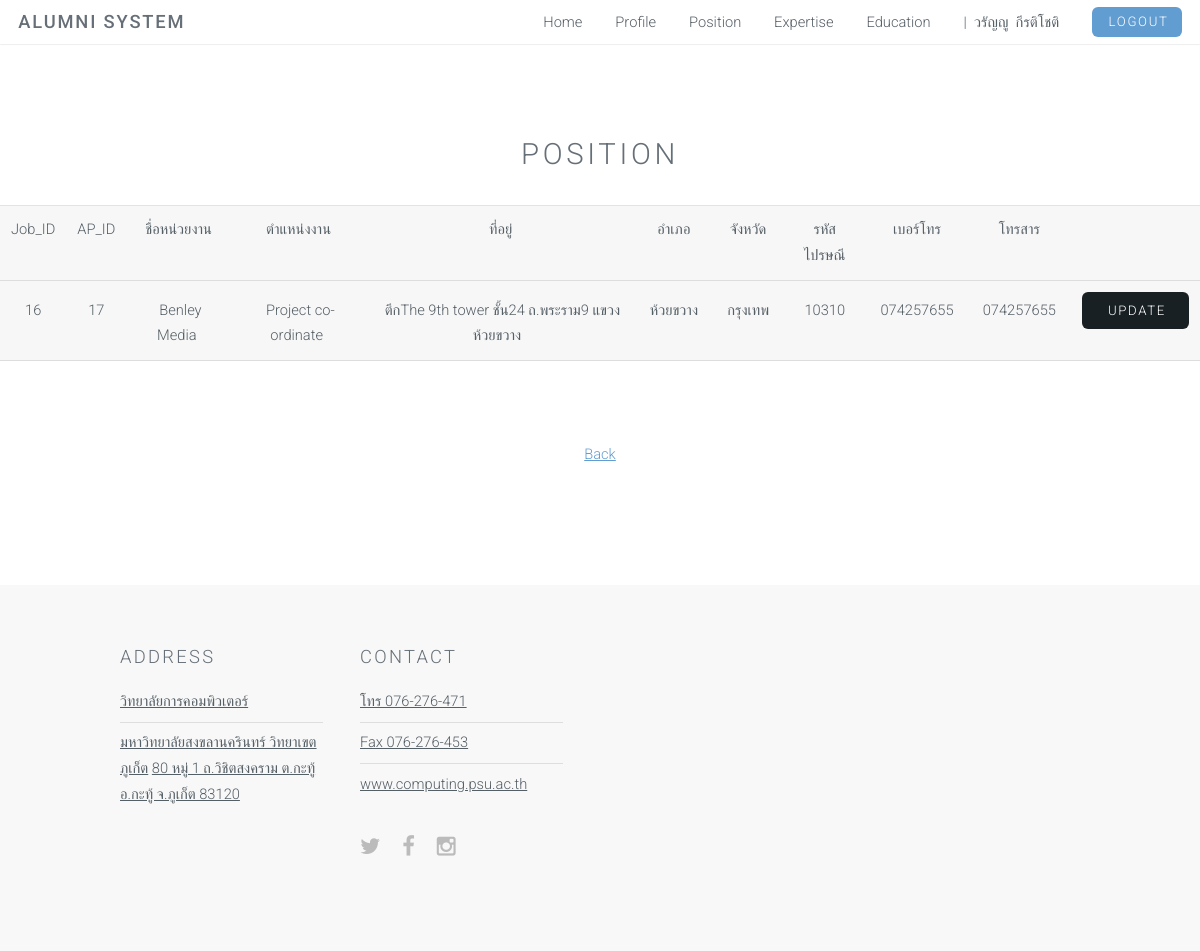
The page /update_c1.php (signed in) on the database its author committed.
### tables this page shows
CREATE TABLE IF NOT EXISTS `job` (
  `job_ID` int(20) NOT NULL AUTO_INCREMENT,
  `AP_ID` int(20) NOT NULL,
  `job_name` varchar(1000) DEFAULT NULL,
  `job_position` varchar(1000) DEFAULT NULL,
  `job_address` varchar(1000) DEFAULT NULL,
  `job_district` varchar(20) DEFAULT NULL,
  `job_citty` varchar(20) DEFAULT NULL,
  `job_addcode` int(5) DEFAULT NULL,
  `job_tell` int(9) UNSIGNED ZEROFILL DEFAULT NULL,
  `job_fax` int(9) UNSIGNED ZEROFILL DEFAULT NULL,
  PRIMARY KEY (`job_ID`,`AP_ID`)
);

### update_c1.php (the view, shortened to what this page needs)
<!DOCTYPE html>
<html>
	<head>
	</head>
	<body id="top">
		<?php include "headerout.php"; ?>
      <section id="main" class="wrapper style1">
				<header class="major">
					<h2>Position</h2>
          <?php
$connect = mysqli_connect("localhost","root","","testp");
mysqli_set_charset($connect,"utf8");
$sql = 'SELECT * FROM job  WHERE  AP_ID  = '.$_SESSION['user_id'].' ';
$result = mysqli_query($connect,$sql);
if (!$result) {
  echo mysqli_error()."<br>";
  die('Cant access database!');
}
else{
echo '<table border = "3" cellpading = "0"  align = "center">';
    echo '<tr>';
	echo '<td>Job_ID	</td>';
	echo '<td>AP_ID	</td>';
	echo '<td>ชื่อหน่วยงาน	</td>';
    echo '<td>ตำแหน่งงาน	</td>';
    echo '<td>ที่อยู่	</td>';
	echo '<td>อำเภอ	</td>';
	echo '<td>จังหวัด	</td>';
	echo '<td>รหัสไปรษณี	</td>';
	echo '<td>เบอร์โทร	</td>';
	echo '<td>โทรสาร	</td>';
	echo '<td>	</td>';
    echo '</tr>';
  while($row = mysqli_fetch_assoc($result)){
    echo '<form name = "frmupdate" action= "update_c2.php" method = "post">';
    echo '<tr>';
    while(list($key,$value) = each($row)){
      if($value == ''){
        echo '<td align=center>'.'&nbsp;'.'</td>';
      }
      else{
        echo '<td align=center>'.'&nbsp;'.$value.'&nbsp;'.'</td>';
      }
  }
        echo '<td align=center ><input type="submit" value="update"></td>';
        echo '</tr>';
        echo '</form>';
}
    echo '</table>';
	echo '<p align="center">';
	echo '<br><br>';
	echo '<a href="profession.php">Back</a>';
  }
 ?>
</section>
	<?php include "footer.php"; ?>
	</body>
</html>

### css/style.css (style rules this page uses)
body { background: #fff; }
body, input, select, textarea { color: #555f66; font-family: "Roboto", Helvetica, sans-serif; font-size: 14pt; font-weight: 300; line-height: 1.75em; }
a { color: #629DD1; text-decoration: underline; }
p { margin: 0 0 2em 0; }
h1, h2, h3, h4, h5, h6 { color: #666f77; font-weight: 300; line-height: 1em; margin: 0 0 1em 0; text-transform: uppercase; letter-spacing: 0.125em; }
h2 { font-size: 1.5em; line-height: 1.5em; }
header p { color: #bbb; position: relative; margin: 0 0 1.5em 0; }
header.major { text-align: center; margin: 0 0 4em 0; }
header.major h2 { font-size: 2em; }
form { margin: 0 0 2em 0; }
table { margin: 0 0 2em 0; width: 100%; }
table tbody tr { border: solid 1px rgba(144, 144, 144, 0.25); border-left: 0; border-right: 0; }
table tbody tr:nth-child(2n + 1) { background-color: rgba(144, 144, 144, 0.075); }
table td { padding: 0.75em 0.75em; }
input[type="submit"], input[type="reset"], input[type="button"], .button { -moz-appearance: none; -webkit-appearance: none; -o-appearance: none; -ms-appearance: none; appearance: none; -moz-transition: background-color 0.2s ease-in-out, color 0.2s ease-in-out; -webkit-transition: background-color 0.2s ease-in-out, color 0.2s ease-in-out; -o-transition: background-color 0.2s ease-in-out, color 0.2s ease-in-out; -ms-transition: background-color 0.2s ease-in-out, color 0.2s ease-in-out; transition: background-color 0.2s ease-in-out, color 0.2s ease-in-out; background-color: #192024; border-radius: 6px; border: 0; color: #ffffff !important; cursor: pointer; display: inline-block; font-weight: 300; text-transform: uppercase; letter-spacing: 0.125em; font-size: 0.9em; height: 2.85em; line-height: 2.85em; padding: 0 1.75em; text-align: center; text-decoration: none; white-space: nowrap; text-indent: 0.25em; }
.wrapper { padding: 6em 0 4em 0; }
.wrapper.style1 { background: #fff; color: #555f66; }

### css/style-xlarge.css (style rules this page uses)
body, input, select, textarea { font-size: 12pt; }

### css/style-large.css (style rules this page uses)
body, input, select, textarea { font-size: 11pt; }

### rows shown on the page
job: value "16", value "17", job_name "Benley Media", job_position "Project co-ordinate", job_address "ตึกThe 9th tower ชั้น24 ถ.พระราม9 แขวง ห้วยขวาง", job_district "ห้วยขวาง", job_citty "กรุงเทพ", value "10310", value "074257655"

### other values the page prints
$_SESSION['user_name'] "วรัญญู"
$_SESSION['user_lname'] "กีรติโชติ"
